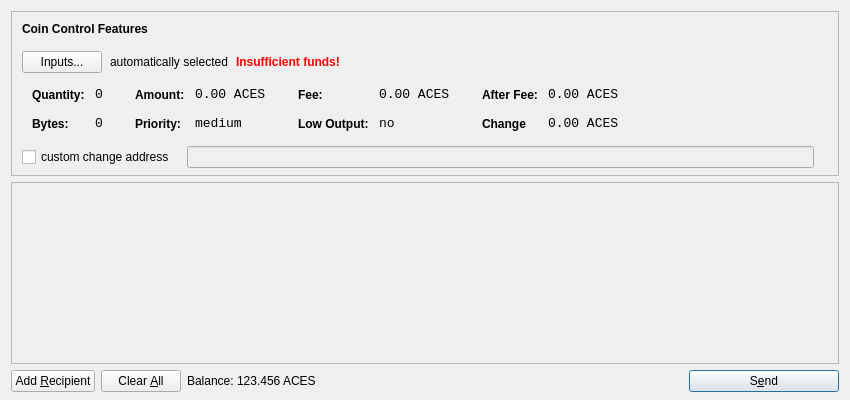
<?xml version="1.0" encoding="UTF-8"?>
<ui version="4.0">
 <class>SendCoinsDialog</class>
 <widget class="QDialog" name="SendCoinsDialog">
  <property name="geometry">
   <rect>
    <x>0</x>
    <y>0</y>
    <width>850</width>
    <height>400</height>
   </rect>
  </property>
  <property name="windowTitle">
   <string>Send Coins</string>
  </property>
  <layout class="QVBoxLayout" name="verticalLayout" stretch="0,1,0">
   <property name="bottomMargin">
    <number>8</number>
   </property>
   <item>
    <widget class="QFrame" name="frameCoinControl">
     <property name="sizePolicy">
      <sizepolicy hsizetype="Expanding" vsizetype="Expanding">
       <horstretch>0</horstretch>
       <verstretch>0</verstretch>
      </sizepolicy>
     </property>
     <property name="maximumSize">
      <size>
       <width>16777215</width>
       <height>16777215</height>
      </size>
     </property>
     <property name="frameShape">
      <enum>QFrame::StyledPanel</enum>
     </property>
     <property name="frameShadow">
      <enum>QFrame::Sunken</enum>
     </property>
     <layout class="QVBoxLayout" name="verticalLayoutCoinControl2">
      <property name="spacing">
       <number>-1</number>
      </property>
      <property name="leftMargin">
       <number>0</number>
      </property>
      <property name="topMargin">
       <number>0</number>
      </property>
      <property name="rightMargin">
       <number>0</number>
      </property>
      <property name="bottomMargin">
       <number>6</number>
      </property>
      <item>
       <layout class="QVBoxLayout" name="verticalLayoutCoinControl" stretch="0,0,0,0,1">
        <property name="spacing">
         <number>0</number>
        </property>
        <property name="leftMargin">
         <number>10</number>
        </property>
        <property name="topMargin">
         <number>10</number>
        </property>
        <item>
         <layout class="QHBoxLayout" name="horizontalLayoutCoinControl1">
          <property name="bottomMargin">
           <number>15</number>
          </property>
          <item>
           <widget class="QLabel" name="labelCoinControlFeatures">
            <property name="sizePolicy">
             <sizepolicy hsizetype="Preferred" vsizetype="Maximum">
              <horstretch>0</horstretch>
              <verstretch>0</verstretch>
             </sizepolicy>
            </property>
            <property name="font">
             <font>
              <weight>75</weight>
              <bold>true</bold>
             </font>
            </property>
            <property name="styleSheet">
             <string notr="true">font-weight:bold;</string>
            </property>
            <property name="text">
             <string>Coin Control Features</string>
            </property>
           </widget>
          </item>
         </layout>
        </item>
        <item>
         <layout class="QHBoxLayout" name="horizontalLayoutCoinControl2" stretch="0,0,0,0">
          <property name="spacing">
           <number>8</number>
          </property>
          <property name="bottomMargin">
           <number>10</number>
          </property>
          <item>
           <widget class="QPushButton" name="pushButtonCoinControl">
            <property name="styleSheet">
             <string notr="true"/>
            </property>
            <property name="text">
             <string>Inputs...</string>
            </property>
           </widget>
          </item>
          <item>
           <widget class="QLabel" name="labelCoinControlAutomaticallySelected">
            <property name="text">
             <string>automatically selected</string>
            </property>
            <property name="margin">
             <number>5</number>
            </property>
           </widget>
          </item>
          <item>
           <widget class="QLabel" name="labelCoinControlInsuffFunds">
            <property name="font">
             <font>
              <weight>75</weight>
              <bold>true</bold>
             </font>
            </property>
            <property name="styleSheet">
             <string notr="true">color:red;font-weight:bold;</string>
            </property>
            <property name="text">
             <string>Insufficient funds!</string>
            </property>
            <property name="margin">
             <number>5</number>
            </property>
           </widget>
          </item>
          <item>
           <spacer name="horizontalSpacerCoinControl">
            <property name="orientation">
             <enum>Qt::Horizontal</enum>
            </property>
            <property name="sizeHint" stdset="0">
             <size>
              <width>40</width>
              <height>1</height>
             </size>
            </property>
           </spacer>
          </item>
         </layout>
        </item>
        <item>
         <widget class="QWidget" name="widgetCoinControl" native="true">
          <property name="sizePolicy">
           <sizepolicy hsizetype="Preferred" vsizetype="Preferred">
            <horstretch>0</horstretch>
            <verstretch>0</verstretch>
           </sizepolicy>
          </property>
          <property name="minimumSize">
           <size>
            <width>0</width>
            <height>0</height>
           </size>
          </property>
          <property name="styleSheet">
           <string notr="true"/>
          </property>
          <layout class="QHBoxLayout" name="horizontalLayoutCoinControl5">
           <property name="margin">
            <number>0</number>
           </property>
           <item>
            <layout class="QHBoxLayout" name="horizontalLayoutCoinControl3" stretch="0,0,0,1">
             <property name="spacing">
              <number>20</number>
             </property>
             <property name="topMargin">
              <number>0</number>
             </property>
             <property name="bottomMargin">
              <number>10</number>
             </property>
             <item>
              <layout class="QFormLayout" name="formLayoutCoinControl1">
               <property name="horizontalSpacing">
                <number>10</number>
               </property>
               <property name="verticalSpacing">
                <number>14</number>
               </property>
               <property name="leftMargin">
                <number>10</number>
               </property>
               <property name="topMargin">
                <number>4</number>
               </property>
               <property name="rightMargin">
                <number>6</number>
               </property>
               <item row="0" column="0">
                <widget class="QLabel" name="labelCoinControlQuantityText">
                 <property name="styleSheet">
                  <string notr="true">font-weight:bold;</string>
                 </property>
                 <property name="text">
                  <string>Quantity:</string>
                 </property>
                 <property name="margin">
                  <number>0</number>
                 </property>
                </widget>
               </item>
               <item row="0" column="1">
                <widget class="QLabel" name="labelCoinControlQuantity">
                 <property name="font">
                  <font>
                   <family>Monospace</family>
                   <pointsize>10</pointsize>
                  </font>
                 </property>
                 <property name="cursor">
                  <cursorShape>IBeamCursor</cursorShape>
                 </property>
                 <property name="contextMenuPolicy">
                  <enum>Qt::ActionsContextMenu</enum>
                 </property>
                 <property name="text">
                  <string>0</string>
                 </property>
                 <property name="margin">
                  <number>0</number>
                 </property>
                 <property name="textInteractionFlags">
                  <set>Qt::LinksAccessibleByMouse|Qt::TextSelectableByKeyboard|Qt::TextSelectableByMouse</set>
                 </property>
                </widget>
               </item>
               <item row="1" column="0">
                <widget class="QLabel" name="labelCoinControlBytesText">
                 <property name="styleSheet">
                  <string notr="true">font-weight:bold;</string>
                 </property>
                 <property name="text">
                  <string>Bytes:</string>
                 </property>
                </widget>
               </item>
               <item row="1" column="1">
                <widget class="QLabel" name="labelCoinControlBytes">
                 <property name="font">
                  <font>
                   <family>Monospace</family>
                   <pointsize>10</pointsize>
                  </font>
                 </property>
                 <property name="cursor">
                  <cursorShape>IBeamCursor</cursorShape>
                 </property>
                 <property name="contextMenuPolicy">
                  <enum>Qt::ActionsContextMenu</enum>
                 </property>
                 <property name="text">
                  <string>0</string>
                 </property>
                 <property name="textInteractionFlags">
                  <set>Qt::LinksAccessibleByMouse|Qt::TextSelectableByKeyboard|Qt::TextSelectableByMouse</set>
                 </property>
                </widget>
               </item>
              </layout>
             </item>
             <item>
              <layout class="QFormLayout" name="formLayoutCoinControl2">
               <property name="horizontalSpacing">
                <number>10</number>
               </property>
               <property name="verticalSpacing">
                <number>14</number>
               </property>
               <property name="leftMargin">
                <number>6</number>
               </property>
               <property name="topMargin">
                <number>4</number>
               </property>
               <property name="rightMargin">
                <number>6</number>
               </property>
               <item row="0" column="0">
                <widget class="QLabel" name="labelCoinControlAmountText">
                 <property name="styleSheet">
                  <string notr="true">font-weight:bold;</string>
                 </property>
                 <property name="text">
                  <string>Amount:</string>
                 </property>
                 <property name="margin">
                  <number>0</number>
                 </property>
                </widget>
               </item>
               <item row="0" column="1">
                <widget class="QLabel" name="labelCoinControlAmount">
                 <property name="font">
                  <font>
                   <family>Monospace</family>
                   <pointsize>10</pointsize>
                  </font>
                 </property>
                 <property name="cursor">
                  <cursorShape>IBeamCursor</cursorShape>
                 </property>
                 <property name="contextMenuPolicy">
                  <enum>Qt::ActionsContextMenu</enum>
                 </property>
                 <property name="text">
                  <string>0.00 ACES</string>
                 </property>
                 <property name="textInteractionFlags">
                  <set>Qt::LinksAccessibleByMouse|Qt::TextSelectableByKeyboard|Qt::TextSelectableByMouse</set>
                 </property>
                </widget>
               </item>
               <item row="1" column="0">
                <widget class="QLabel" name="labelCoinControlPriorityText">
                 <property name="styleSheet">
                  <string notr="true">font-weight:bold;</string>
                 </property>
                 <property name="text">
                  <string>Priority:</string>
                 </property>
                </widget>
               </item>
               <item row="1" column="1">
                <widget class="QLabel" name="labelCoinControlPriority">
                 <property name="font">
                  <font>
                   <family>Monospace</family>
                   <pointsize>10</pointsize>
                  </font>
                 </property>
                 <property name="cursor">
                  <cursorShape>IBeamCursor</cursorShape>
                 </property>
                 <property name="contextMenuPolicy">
                  <enum>Qt::ActionsContextMenu</enum>
                 </property>
                 <property name="text">
                  <string>medium</string>
                 </property>
                 <property name="textInteractionFlags">
                  <set>Qt::LinksAccessibleByMouse|Qt::TextSelectableByKeyboard|Qt::TextSelectableByMouse</set>
                 </property>
                </widget>
               </item>
              </layout>
             </item>
             <item>
              <layout class="QFormLayout" name="formLayoutCoinControl3">
               <property name="horizontalSpacing">
                <number>10</number>
               </property>
               <property name="verticalSpacing">
                <number>14</number>
               </property>
               <property name="leftMargin">
                <number>6</number>
               </property>
               <property name="topMargin">
                <number>4</number>
               </property>
               <property name="rightMargin">
                <number>6</number>
               </property>
               <item row="0" column="0">
                <widget class="QLabel" name="labelCoinControlFeeText">
                 <property name="styleSheet">
                  <string notr="true">font-weight:bold;</string>
                 </property>
                 <property name="text">
                  <string>Fee:</string>
                 </property>
                 <property name="margin">
                  <number>0</number>
                 </property>
                </widget>
               </item>
               <item row="0" column="1">
                <widget class="QLabel" name="labelCoinControlFee">
                 <property name="font">
                  <font>
                   <family>Monospace</family>
                   <pointsize>10</pointsize>
                  </font>
                 </property>
                 <property name="cursor">
                  <cursorShape>IBeamCursor</cursorShape>
                 </property>
                 <property name="contextMenuPolicy">
                  <enum>Qt::ActionsContextMenu</enum>
                 </property>
                 <property name="text">
                  <string>0.00 ACES</string>
                 </property>
                 <property name="textInteractionFlags">
                  <set>Qt::LinksAccessibleByMouse|Qt::TextSelectableByKeyboard|Qt::TextSelectableByMouse</set>
                 </property>
                </widget>
               </item>
               <item row="1" column="0">
                <widget class="QLabel" name="labelCoinControlLowOutputText">
                 <property name="styleSheet">
                  <string notr="true">font-weight:bold;</string>
                 </property>
                 <property name="text">
                  <string>Low Output:</string>
                 </property>
                </widget>
               </item>
               <item row="1" column="1">
                <widget class="QLabel" name="labelCoinControlLowOutput">
                 <property name="font">
                  <font>
                   <family>Monospace</family>
                   <pointsize>10</pointsize>
                  </font>
                 </property>
                 <property name="cursor">
                  <cursorShape>IBeamCursor</cursorShape>
                 </property>
                 <property name="contextMenuPolicy">
                  <enum>Qt::ActionsContextMenu</enum>
                 </property>
                 <property name="text">
                  <string>no</string>
                 </property>
                 <property name="textInteractionFlags">
                  <set>Qt::LinksAccessibleByMouse|Qt::TextSelectableByKeyboard|Qt::TextSelectableByMouse</set>
                 </property>
                </widget>
               </item>
              </layout>
             </item>
             <item>
              <layout class="QFormLayout" name="formLayoutCoinControl4">
               <property name="horizontalSpacing">
                <number>10</number>
               </property>
               <property name="verticalSpacing">
                <number>14</number>
               </property>
               <property name="leftMargin">
                <number>6</number>
               </property>
               <property name="topMargin">
                <number>4</number>
               </property>
               <property name="rightMargin">
                <number>6</number>
               </property>
               <item row="0" column="0">
                <widget class="QLabel" name="labelCoinControlAfterFeeText">
                 <property name="styleSheet">
                  <string notr="true">font-weight:bold;</string>
                 </property>
                 <property name="text">
                  <string>After Fee:</string>
                 </property>
                 <property name="margin">
                  <number>0</number>
                 </property>
                </widget>
               </item>
               <item row="0" column="1">
                <widget class="QLabel" name="labelCoinControlAfterFee">
                 <property name="font">
                  <font>
                   <family>Monospace</family>
                   <pointsize>10</pointsize>
                  </font>
                 </property>
                 <property name="cursor">
                  <cursorShape>IBeamCursor</cursorShape>
                 </property>
                 <property name="contextMenuPolicy">
                  <enum>Qt::ActionsContextMenu</enum>
                 </property>
                 <property name="text">
                  <string>0.00 ACES</string>
                 </property>
                 <property name="textInteractionFlags">
                  <set>Qt::LinksAccessibleByMouse|Qt::TextSelectableByKeyboard|Qt::TextSelectableByMouse</set>
                 </property>
                </widget>
               </item>
               <item row="1" column="0">
                <widget class="QLabel" name="labelCoinControlChangeText">
                 <property name="styleSheet">
                  <string notr="true">font-weight:bold;</string>
                 </property>
                 <property name="text">
                  <string>Change</string>
                 </property>
                </widget>
               </item>
               <item row="1" column="1">
                <widget class="QLabel" name="labelCoinControlChange">
                 <property name="font">
                  <font>
                   <family>Monospace</family>
                   <pointsize>10</pointsize>
                  </font>
                 </property>
                 <property name="cursor">
                  <cursorShape>IBeamCursor</cursorShape>
                 </property>
                 <property name="contextMenuPolicy">
                  <enum>Qt::ActionsContextMenu</enum>
                 </property>
                 <property name="text">
                  <string>0.00 ACES</string>
                 </property>
                 <property name="textInteractionFlags">
                  <set>Qt::LinksAccessibleByMouse|Qt::TextSelectableByKeyboard|Qt::TextSelectableByMouse</set>
                 </property>
                </widget>
               </item>
              </layout>
             </item>
            </layout>
           </item>
          </layout>
         </widget>
        </item>
        <item>
         <layout class="QHBoxLayout" name="horizontalLayoutCoinControl4" stretch="0,0,0">
          <property name="spacing">
           <number>12</number>
          </property>
          <property name="sizeConstraint">
           <enum>QLayout::SetDefaultConstraint</enum>
          </property>
          <property name="topMargin">
           <number>5</number>
          </property>
          <property name="rightMargin">
           <number>5</number>
          </property>
          <item>
           <widget class="QCheckBox" name="checkBoxCoinControlChange">
            <property name="text">
             <string>custom change address</string>
            </property>
           </widget>
          </item>
          <item>
           <widget class="QLineEdit" name="lineEditCoinControlChange">
            <property name="enabled">
             <bool>false</bool>
            </property>
            <property name="sizePolicy">
             <sizepolicy hsizetype="Expanding" vsizetype="Fixed">
              <horstretch>0</horstretch>
              <verstretch>0</verstretch>
             </sizepolicy>
            </property>
           </widget>
          </item>
          <item>
           <widget class="QLabel" name="labelCoinControlChangeLabel">
            <property name="sizePolicy">
             <sizepolicy hsizetype="Preferred" vsizetype="Expanding">
              <horstretch>0</horstretch>
              <verstretch>0</verstretch>
             </sizepolicy>
            </property>
            <property name="minimumSize">
             <size>
              <width>0</width>
              <height>0</height>
             </size>
            </property>
            <property name="text">
             <string/>
            </property>
            <property name="margin">
             <number>3</number>
            </property>
           </widget>
          </item>
         </layout>
        </item>
        <item>
         <spacer name="verticalSpacerCoinControl">
          <property name="orientation">
           <enum>Qt::Vertical</enum>
          </property>
          <property name="sizeHint" stdset="0">
           <size>
            <width>800</width>
            <height>1</height>
           </size>
          </property>
         </spacer>
        </item>
       </layout>
      </item>
     </layout>
    </widget>
   </item>
   <item>
    <widget class="QScrollArea" name="scrollArea">
     <property name="widgetResizable">
      <bool>true</bool>
     </property>
     <widget class="QWidget" name="scrollAreaWidgetContents">
      <property name="geometry">
       <rect>
        <x>0</x>
        <y>0</y>
        <width>830</width>
        <height>165</height>
       </rect>
      </property>
      <layout class="QVBoxLayout" name="verticalLayout_2">
       <property name="margin">
        <number>0</number>
       </property>
       <item>
        <layout class="QVBoxLayout" name="entries">
         <property name="spacing">
          <number>6</number>
         </property>
        </layout>
       </item>
       <item>
        <spacer name="verticalSpacer">
         <property name="orientation">
          <enum>Qt::Vertical</enum>
         </property>
         <property name="sizeHint" stdset="0">
          <size>
           <width>20</width>
           <height>40</height>
          </size>
         </property>
        </spacer>
       </item>
      </layout>
     </widget>
    </widget>
   </item>
   <item>
    <layout class="QHBoxLayout" name="horizontalLayout">
     <item>
      <widget class="QPushButton" name="addButton">
       <property name="toolTip">
        <string>Send to multiple recipients at once</string>
       </property>
       <property name="text">
        <string>Add &amp;Recipient</string>
       </property>
       <property name="icon">
        <iconset resource="../bitcoin.qrc">
         <normaloff>:/icons/add</normaloff>:/icons/add</iconset>
       </property>
       <property name="autoDefault">
        <bool>false</bool>
       </property>
      </widget>
     </item>
     <item>
      <widget class="QPushButton" name="clearButton">
       <property name="sizePolicy">
        <sizepolicy hsizetype="Minimum" vsizetype="Fixed">
         <horstretch>0</horstretch>
         <verstretch>0</verstretch>
        </sizepolicy>
       </property>
       <property name="toolTip">
        <string>Remove all transaction fields</string>
       </property>
       <property name="text">
        <string>Clear &amp;All</string>
       </property>
       <property name="icon">
        <iconset resource="../bitcoin.qrc">
         <normaloff>:/icons/remove</normaloff>:/icons/remove</iconset>
       </property>
       <property name="autoRepeatDelay">
        <number>300</number>
       </property>
       <property name="autoDefault">
        <bool>false</bool>
       </property>
      </widget>
     </item>
     <item>
      <layout class="QHBoxLayout" name="horizontalLayout_2">
       <property name="spacing">
        <number>3</number>
       </property>
       <item>
        <widget class="QLabel" name="label">
         <property name="sizePolicy">
          <sizepolicy hsizetype="Preferred" vsizetype="Fixed">
           <horstretch>0</horstretch>
           <verstretch>0</verstretch>
          </sizepolicy>
         </property>
         <property name="text">
          <string>Balance:</string>
         </property>
        </widget>
       </item>
       <item>
        <widget class="QLabel" name="labelBalance">
         <property name="sizePolicy">
          <sizepolicy hsizetype="Preferred" vsizetype="Fixed">
           <horstretch>0</horstretch>
           <verstretch>0</verstretch>
          </sizepolicy>
         </property>
         <property name="cursor">
          <cursorShape>IBeamCursor</cursorShape>
         </property>
         <property name="text">
          <string>123.456 ACES</string>
         </property>
         <property name="textInteractionFlags">
          <set>Qt::LinksAccessibleByMouse|Qt::TextSelectableByKeyboard|Qt::TextSelectableByMouse</set>
         </property>
        </widget>
       </item>
      </layout>
     </item>
     <item>
      <spacer name="horizontalSpacer">
       <property name="orientation">
        <enum>Qt::Horizontal</enum>
       </property>
       <property name="sizeHint" stdset="0">
        <size>
         <width>40</width>
         <height>20</height>
        </size>
       </property>
      </spacer>
     </item>
     <item>
      <widget class="QPushButton" name="sendButton">
       <property name="minimumSize">
        <size>
         <width>150</width>
         <height>0</height>
        </size>
       </property>
       <property name="toolTip">
        <string>Confirm the send action</string>
       </property>
       <property name="text">
        <string>S&amp;end</string>
       </property>
       <property name="icon">
        <iconset resource="../bitcoin.qrc">
         <normaloff>:/icons/send</normaloff>:/icons/send</iconset>
       </property>
       <property name="default">
        <bool>true</bool>
       </property>
      </widget>
     </item>
    </layout>
   </item>
  </layout>
 </widget>
 <resources>
  <include location="../bitcoin.qrc"/>
 </resources>
 <connections/>
</ui>
